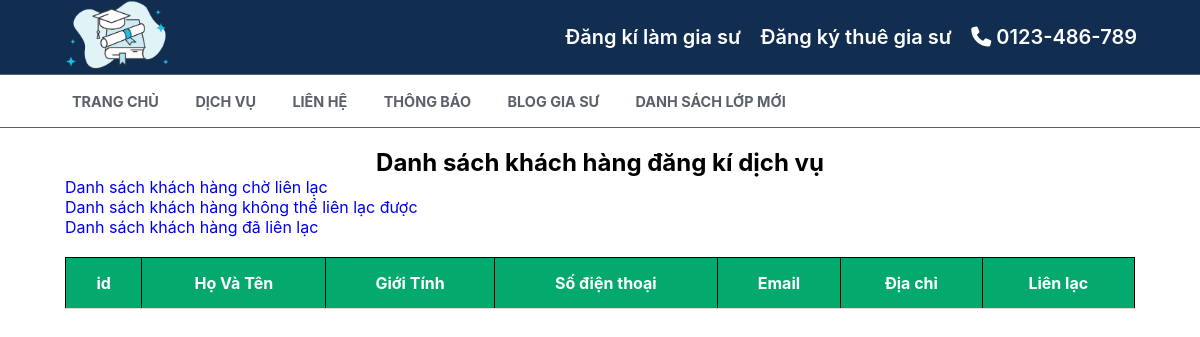
/admin/client, run on an earlier commit of the app's database.
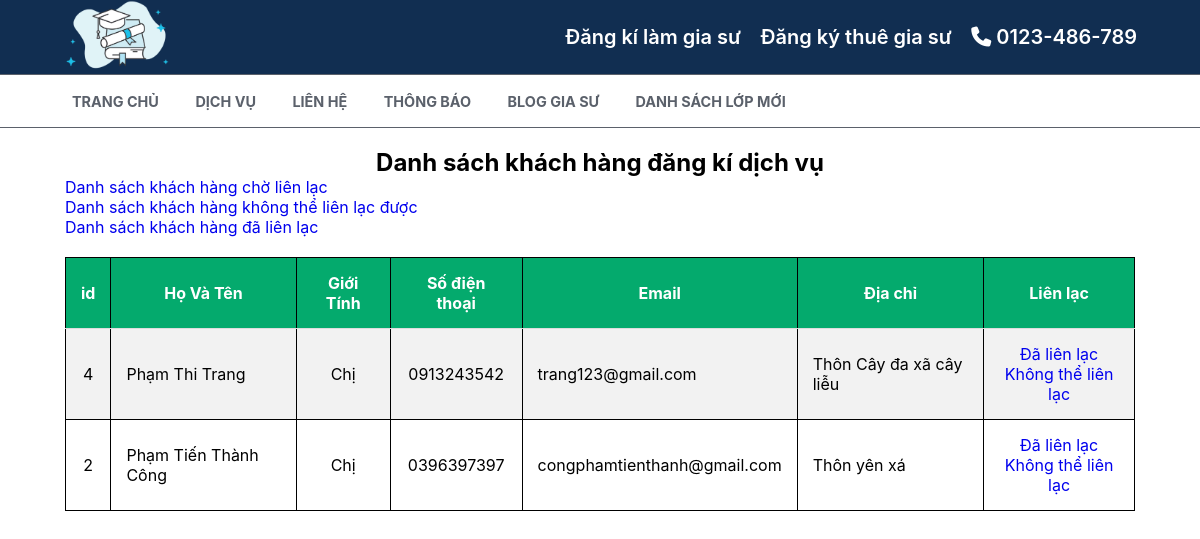
And on a later commit of the database.
### tables this page shows
CREATE TABLE `client` (
  `id` int(11) NOT NULL,
  `name` varchar(35) NOT NULL,
  `gender` tinyint(4) NOT NULL,
  `email` varchar(150) NOT NULL,
  `phone` varchar(15) NOT NULL,
  `address` varchar(250) NOT NULL,
  `type` tinyint(4) NOT NULL DEFAULT '1'
);

### src/core/Controllers.php (called while the page is built, shortened)
<?php
    class Controllers{
        protected function view($template,$view,$name_page,$data=[]){
            $actual_link = $this->getUrl();
            require_once "./src/views/template/". $template .".php";
        }
        protected function getUrl(){
            if ("$_SERVER[HTTP_HOST]" == "localhost"){
                return "/trung-tam-gia-su";
            }
            return "http://$_SERVER[HTTP_HOST]";
        }
    }
?>

### src/controllers/admin.php (called while the page is built, shortened)
<?php
class admin extends Controllers{
    public function client($data = []){
        $type = "1";
        $clients = $this->model("clientModels");
        $clients = $clients->selectValues($type);
        $this->view("user","user/viewClient","Xem khách hàng",[$clients]);
    }
}

### src/core/App.php (called while the page is built, shortened)
<?php
class App{
    private $url = [];
    private $controller = "home";
    private $action = "read";
    function __construct() {
        $this->route = $this->url?array_values($this->url):[];
        call_user_func([$this->controller, $this->action], $this->route);
    }
    public function ConvertUrl(){
        if(isset($_GET['url'])){
            $this->url = explode("/", trim($_GET['url']));
        }
    }
    public function getController(){
        if (isset($this->url[0])){
            if (file_exists("./src/controllers/". strtolower($this->url[0]) .".php")){
                $this->controller = strtolower($this->url[0]);
            }else{
                $this->controller = "home";
            }
        }
        $this->controller = new $this->controller;
    }
    public function getAction(){
        if (isset($this->url[1])){
            if (method_exists($this->controller, strtolower($this->url[1]))){
                $this->action = strtolower($this->url[1]);
            }else{
                $this->action = "errors";
            }
        }
    }
}
?>

### index.php (called while the page is built, shortened)
<?php
    $app = new App();
?>

### src/core/ConnectDB.php (called while the page is built, shortened)
<?php
    class ConnectDB{
        private $hostname = 'localhost';
        private $user = 'root';
        private $password = '';
        private $nameDB = 'web_gia_su';
        function __construct(){
            $this->connection = mysqli_connect("$this->hostname","$this->user","$this->password","$this->nameDB");
        }
    }
?>

### src/models/clientModels.php (called while the page is built, shortened)
<?php
class clientModels extends ConnectDB{
    function selectValues($type){
        $sql = "SELECT * FROM `client` WHERE `type`='$type' ORDER BY `id` DESC";
        $subJect = mysqli_query($this->connection,$sql);
        return $subJect;
    }
}

### src/views/content/user/viewClient.php (the view, shortened to what this page needs)
<link rel="stylesheet" href="<?php echo $actual_link ?>/public/css/detail_blog.css">
<section class="container-main">
    <br>
    <h2 style="text-align: center">
        Danh sách khách hàng đăng kí dịch vụ
    </h2>
<table>
  <a href="<?php echo $actual_link ?>/admin/client" style="margin-left: 50px;">Danh sách khách hàng chờ liên lạc</a>
  <br>
  <a href="<?php echo $actual_link ?>/admin/client/0" style="margin-left: 50px;">Danh sách khách hàng không thể liên lạc được</a>
  <br>
  <a href="<?php echo $actual_link ?>/admin/client/2" style="margin-left: 50px;">Danh sách khách hàng đã liên lạc</a>
  <tr>
    <th style="text-align: center">id</th>
    <th style="text-align: center">Họ Và Tên</th>
    <th style="text-align: center">Giới Tính</th>
    <th style="text-align: center">Số điện thoại</th>
    <th style="text-align: center">Email</th>
    <th style="text-align: center">Địa chỉ</th>
    <th style="text-align: center">Liên lạc</th>
  </tr>
  <?php foreach ($data[0] as $client) { ?>
    <tr>
        <td style="text-align: center">
            <?= $client['id'] ?>
        </td>
        <td>
            <?= $client['name'] ?>
        </td>
        <td style="text-align: center">
            <?php if ($client['gender'] == 0){
                echo "Chị";
            }else{
                echo "Anh";
            }
            ?>
        </td>
        <td style="text-align: center">
            <?= $client['phone'] ?>
        </td>
        <td>
            <?= $client['email'] ?>
        </td>
        <td>
            <?= $client['address'] ?>
        </td>
        <td style="text-align: center">
            <a href="<?php echo $actual_link ?>/admin/set_client/<?= $client['id']?>/2">
                Đã liên lạc
            </a>
            <br>
            <a href="<?php echo $actual_link ?>/admin/set_client/<?= $client['id']?>/0">
                Không thể liên lạc
            </a>
        </td>
    </tr>
  <?php } ?>
</table>
</section>

What changed in the data, as far as the page shows it:
added client: id "4", name "Phạm Thi Trang", gender "Chị", phone "0913243542", email "trang123@gmail.com", address "Thôn Cây đa xã cây liễu"
added client: id "2", name "Phạm Tiến Thành Công", gender "Chị", phone "0396397397", email "congphamtienthanh@gmail.com", address "Thôn yên xá"
